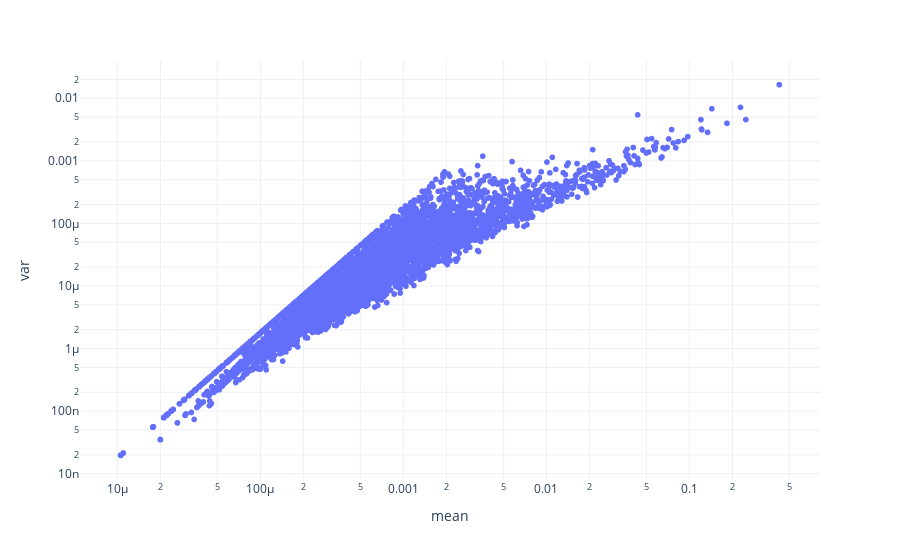

Here is the notebook cell this chart was saved with:
### Code cell
fig=px.scatter(summary_stats, x='mean', y='var', log_x=True, log_y=True, hover_name=summary_stats.index, template="plotly_white")
fig.show()

### Figure 1 — Plotly figure (JSON) as saved in the notebook; plotly's stock layout.template omitted (floating-point values rounded to 4 significant figures; data arrays with more than 128 entries replaced by an {"elided": "..."} marker saying what was removed)
{"data": [{"hoverlabel": {"namelength": 0}, "hovertemplate": "<b>%{hovertext}</b><br><br>mean=%{x}<br>var=%{y}", "hovertext": {"elided": "12279 str values"}, "legendgroup": "", "marker": {"color": "#636efa", "symbol": "circle"}, "mode": "markers", "name": "", "showlegend": false, "type": "scattergl", "x": {"elided": "12279 float values"}, "xaxis": "x", "y": {"elided": "12279 float values"}, "yaxis": "y"}], "layout": {"legend": {"tracegroupgap": 0}, "margin": {"t": 60}, "xaxis": {"anchor": "y", "domain": [0, 1], "title": {"text": "mean"}, "type": "log"}, "yaxis": {"anchor": "x", "domain": [0, 1], "title": {"text": "var"}, "type": "log"}}}
